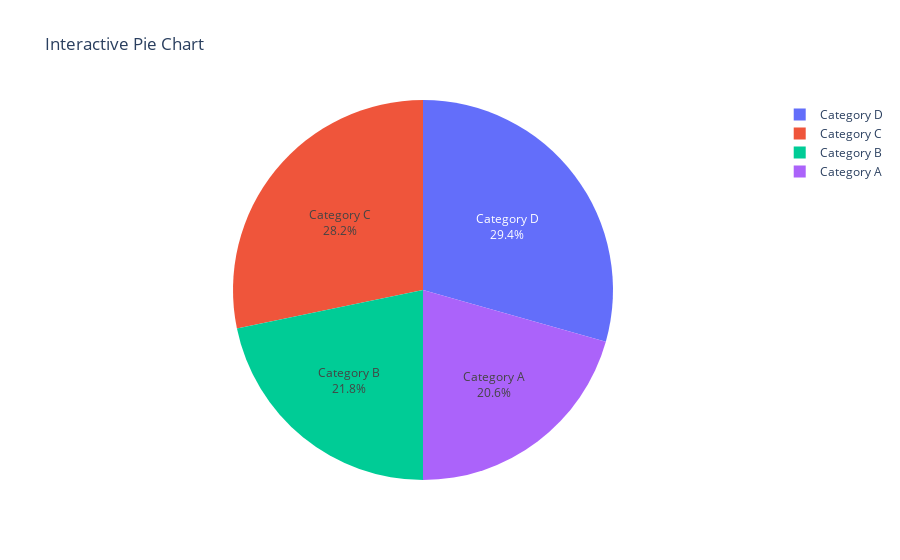

Write notebook code for a chart like this one.
### Markdown cell above
### 21. Using Plotly, create an interactive pie chart of randomly generated data, add labels and percentages, set the title as 'Interactive Pie Chart'.

### Code cell
# Generate random data
np.random.seed(0)  # For reproducibility
categories = ['Category A', 'Category B', 'Category C', 'Category D']
values = np.random.randint(10, 100, size=len(categories))

# Create the pie chart
trace = go.Pie(labels=categories, values=values, hoverinfo='label+percent', textinfo='percent+label')

# Define the layout
layout = go.Layout(title='Interactive Pie Chart')

# Create a figure
fig = go.Figure(data=[trace], layout=layout)

# Show the plot
pyo.iplot(fig)  # Use pyo.plot(fig) if not using a Jupyter notebook

### Figure 1 — Plotly figure (JSON) as saved in the notebook; plotly's stock layout.template omitted (floating-point values rounded to 4 significant figures)
{"data": [{"hoverinfo": "label+percent", "labels": ["Category A", "Category B", "Category C", "Category D"], "textinfo": "percent+label", "type": "pie", "values": [54, 57, 74, 77]}], "layout": {"autosize": true, "title": {"text": "Interactive Pie Chart"}}}
